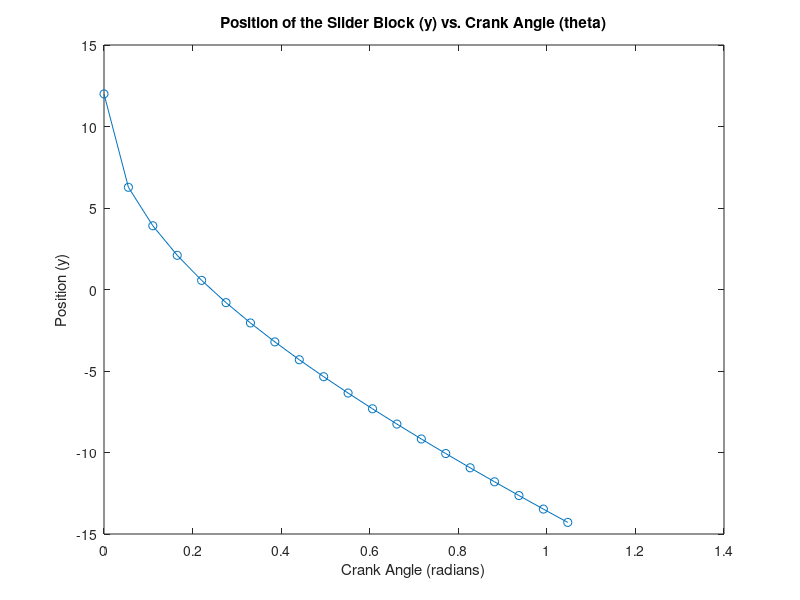
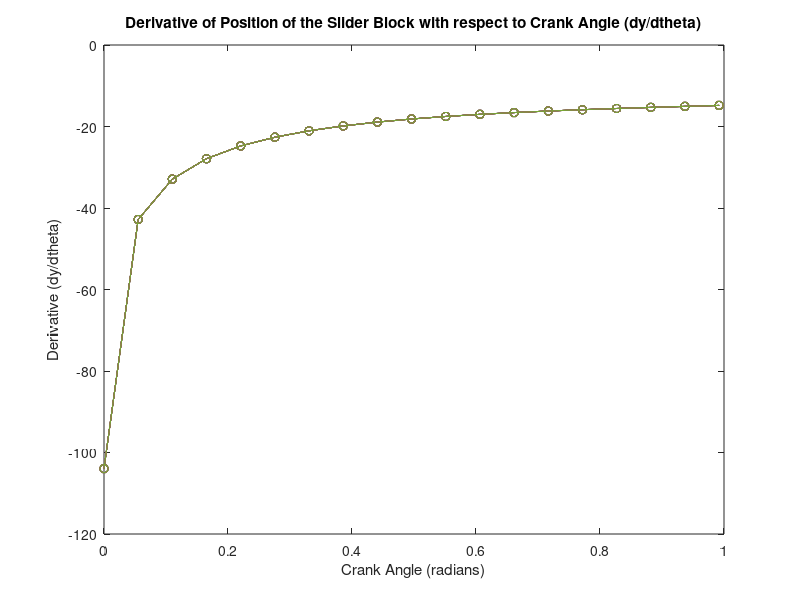

The MATLAB source for these figures, in order:
% 这个文档是用于确定手肘装置中连杆长度等参数
clear all;
clc;
l1 = 12; % 连杆长度
l2 = 25; % 曲柄长度
D = 25;  % 滑块与曲柄转轴之间的距离
N = 20;  % 采样点数
theta = linspace(0, pi/3, N); % 定义theta的范围和采样点

% 初始化数组
Y = zeros(N, 1);
y = zeros(N, 1);

% 计算Y和y的值
for i = 1:N
    Y(i) = sqrt(l2^2 - (D - l1 * sin(theta(i)))^2);
    y(i) = l1 * cos(theta(i)) - Y(i);
end

% 绘制 y 关于 theta 的函数图
figure(1);
plot(theta, y, 'o-');
title('Position of the Slider Block (y) vs. Crank Angle (theta)');
xlabel('Crank Angle (radians)');
ylabel('Position (y)');

% 计算 y 关于 theta 的导数
dy = diff(y) ./ diff(theta);  % 导数的近似值
% dy = [dy, dy(end)]; % 补齐数组长度，注意这里使用单引号来保持行向量的形式

% 绘制 y 的导数图
figure(2);
plot(theta(1:end-1), dy, 'o-');
title('Derivative of Position of the Slider Block with respect to Crank Angle (dy/dtheta)');
xlabel('Crank Angle (radians)');
ylabel('Derivative (dy/dtheta)');